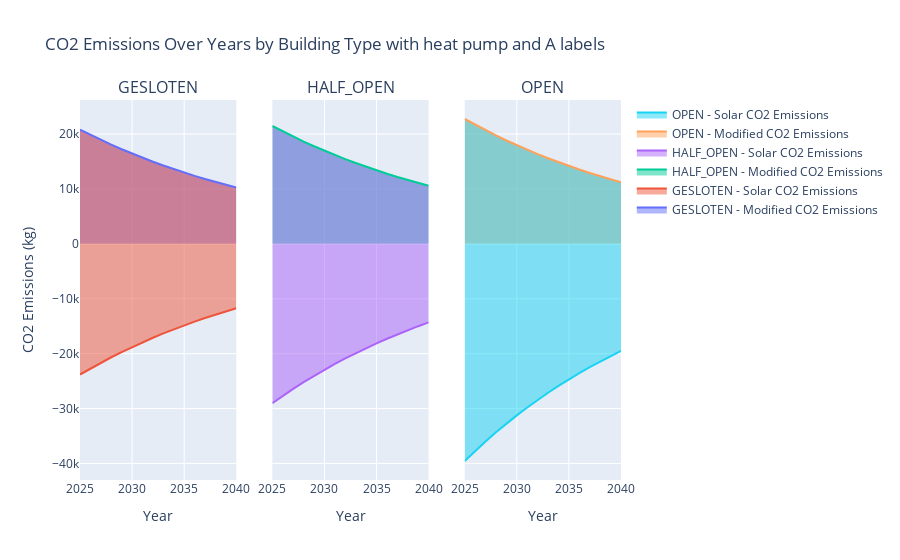

Write notebook code for a chart like this one.
### Code cell
import pandas as pd
import plotly.graph_objects as go
from plotly.subplots import make_subplots


# Filter the DataFrame
testcase2 = df[(df['epc_ind'] < 100) & (df['heating_system'] == 'Heat Pump') & (df.scenario_name.str.contains('PV full roof')) & (~df.scenario_name.str.contains('PV full roof with battery'))  ].sort_values(by='tco', ascending=False).drop_duplicates(subset=['name'], keep='first')

# Extract the years from the columns
years = sorted([int(col.split('_')[-1]) for col in testcase2.columns if 'emissions_' in col])

# Initialize lists to store the data
data = []

# Collect data for each year and each building type
for year in years:
    for building_type, group in testcase2.groupby('building_type'):
        modified_emissions = group[f'modified_emissions_{year}'].sum()
        solar_emissions = group[f'solar_injection_emissions_{year}'].sum() * -1  # Make solar emissions negative
        data.append([year, building_type, 'Modified CO2 Emissions', modified_emissions])
        data.append([year, building_type, 'Solar CO2 Emissions', solar_emissions])

# Create a DataFrame from the collected data
emissions_df = pd.DataFrame(data, columns=['Year', 'Building Type', 'Emissions Type', 'Emissions'])

# Get unique building types
building_types = emissions_df['Building Type'].unique()

# Create subplots
fig = make_subplots(rows=1, cols=3, shared_yaxes=True, subplot_titles=building_types)

# Add traces for each building type
for i, building_type in enumerate(building_types, start=1):
    subset = emissions_df[emissions_df['Building Type'] == building_type]
    fig.add_trace(go.Scatter(
        x=subset[subset['Emissions Type'] == 'Modified CO2 Emissions']['Year'],
        y=subset[subset['Emissions Type'] == 'Modified CO2 Emissions']['Emissions'],
        fill='tonexty',
        name=f'{building_type} - Modified CO2 Emissions'
    ), row=1, col=i)
    fig.add_trace(go.Scatter(
        x=subset[subset['Emissions Type'] == 'Solar CO2 Emissions']['Year'],
        y=subset[subset['Emissions Type'] == 'Solar CO2 Emissions']['Emissions'],
        fill='tonexty',
        name=f'{building_type} - Solar CO2 Emissions'
    ), row=1, col=i)

# Update layout
fig.update_layout(
    title='CO2 Emissions Over Years by Building Type with heat pump and A labels',
    xaxis_title='Year',
    yaxis_title='CO2 Emissions (kg)',
    showlegend=True
)

# Update x-axes titles for each subplot
for i in range(1, len(building_types) + 1):
    fig.update_xaxes(title_text='Year', row=1, col=i)

# Update y-axis title only for the first subplot
fig.update_yaxes(title_text='CO2 Emissions (kg)', row=1, col=1)

# Show the plot
fig.show()
